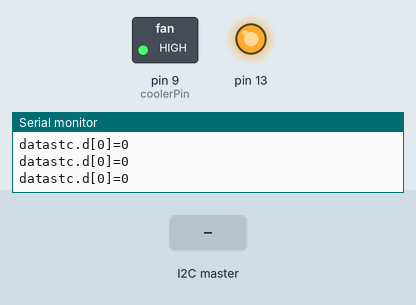
Recording of a sketch running on a simulated Arduino Uno, built with avr-gcc and run on an emulated ATmega328P. On the bench: switched loads named in the sketch (green lamp = pin HIGH), output pins drawn as LEDs (lit = HIGH), the last lines printed to the serial monitor. The inputs (shaded band) are chosen by the test bench.

Above: at 1.2 s.
1.3 s: the I2C master sends the byte 1
At 2.3 s:
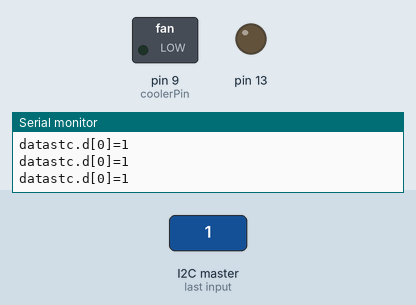
2.8 s: the I2C master sends the byte 0
At 3.6 s:
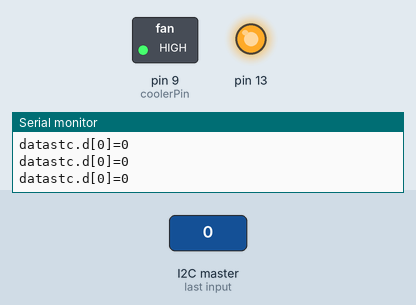
4.3 s: the I2C master sends the byte 2
At 4.8 s:
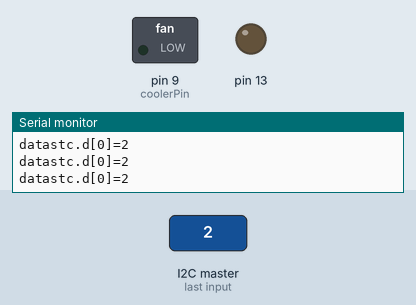
Timing chart, 0 to 7.3 s (numbered marks = the images above; inputs shaded):
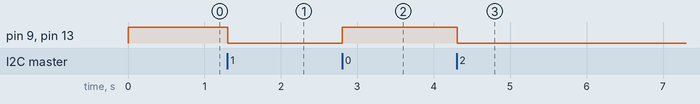

The sketch:

TTL_cooler.ino
```cpp
// #

#include <Wire.h>
  int coolerPin=9;

//  union first_union{
//    float f[2] ={0.0 , 0.0};
//    byte b[8];}
//  datamts;

  int jj=0;


  union sfirst_union{
    int d[2];
    byte b[4];}
    datastc;

void setup()
{
    pinMode(coolerPin, OUTPUT);
    pinMode(13, OUTPUT);
    Wire.begin(2);// Slave ID #2
    Wire.onReceive(receiveEvent);   // receive data from master
//    Wire.onRequest(requestEvent);   // send data to master
    Serial.begin(9600);
}
float rate = 0;


void loop()
{
  int value;
  Serial.print("datastc.d[0]=");
  Serial.println(datastc.d[0]);
//  Serial.print("datamts.f[1]=");
//  Serial.println(datamts.f[1]);
//if (datamts.f[1] >-1.0){
if (datastc.d[0] >0){
  digitalWrite(coolerPin,LOW);
  digitalWrite(13, LOW);
  delay(100);
} else if (datastc.d[0] <1){
  digitalWrite(coolerPin,HIGH);
  digitalWrite(13, HIGH);
//  rate=100;
  delay(100);
}

//}
else {
  digitalWrite(coolerPin,HIGH);
  digitalWrite(13, HIGH);
}

}

  void receiveEvent(int howMany)   /*----( LOOP: RUNS CONSTANTLY )----*/
{
    int jj=0;
//  Serial.println("start receiveEvent");
  while (Wire.available()) {
    datastc.b[jj] = Wire.read();
    jj=jj+1;
    if(jj>3) jj=0;
  }
}
```

Measured:
- after the input at 1.3 s, pin 9 (coolerPin), pin 13: HIGH → LOW at once
- after the input at 2.8 s, pin 9 (coolerPin), pin 13: LOW → HIGH at once
- after the input at 4.3 s, pin 9 (coolerPin), pin 13: HIGH → LOW at once
